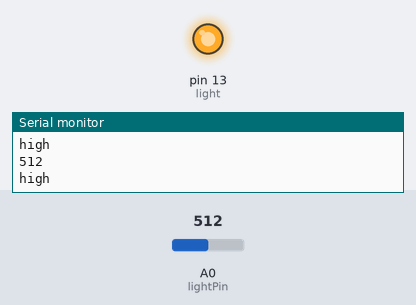
A sketch run on a simulated Arduino Uno, built with avr-gcc and run on an emulated ATmega328P. Parts: output pins drawn as LEDs (lit = HIGH), the last lines printed to the serial monitor. The inputs (shaded band) are chosen by the test bench; at power-on: A0 (lightPin) = 512.

Above: at 1.2 s.
1.3 s: A0 (lightPin) set to 265
2.8 s: A0 (lightPin) set to 239
At 3.6 s:
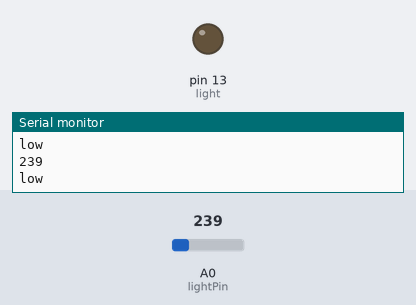
4.3 s: A0 (lightPin) set to 260
At 4.9 s:
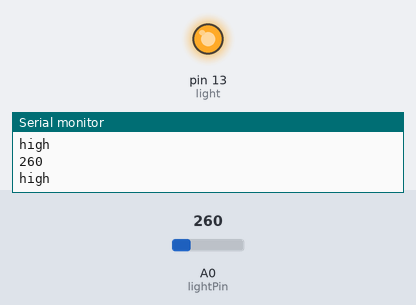
5.8 s: A0 (lightPin) set to 240
At 6.2 s:
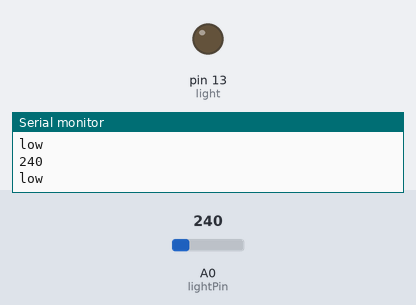
Timing chart, 0 to 8.3 s (numbered marks = the images above; inputs shaded):
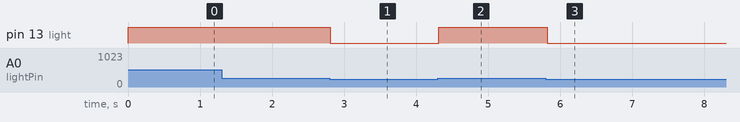

Measured:
- the behaviour switches between 251 and 250 on A0 (lightPin) (found by bisection; images 0 and 1)
- after the input at 2.8 s, pin 13 (light): HIGH → LOW at once
- after the input at 4.3 s, pin 13 (light): LOW → HIGH at once
- after the input at 5.8 s, pin 13 (light): HIGH → LOW at once

The sketch:

photoresistors.ino
```cpp
int lightPin = A0;     //define a pin for Photoresistor
int threshold = 250;
int light = 13;        // Digital ouin 13

void setup(){
    Serial.begin(9600);  //Begin serial communcation
    pinMode(light, OUTPUT);

}

void loop(){
    int values = analogRead(lightPin);
    Serial.println(values);

    if(values > threshold){
        digitalWrite(light, HIGH);
        Serial.println("high");
      }
    else{
        digitalWrite(light, LOW);
        Serial.println("low");
      }

    delay(100);
}
```
